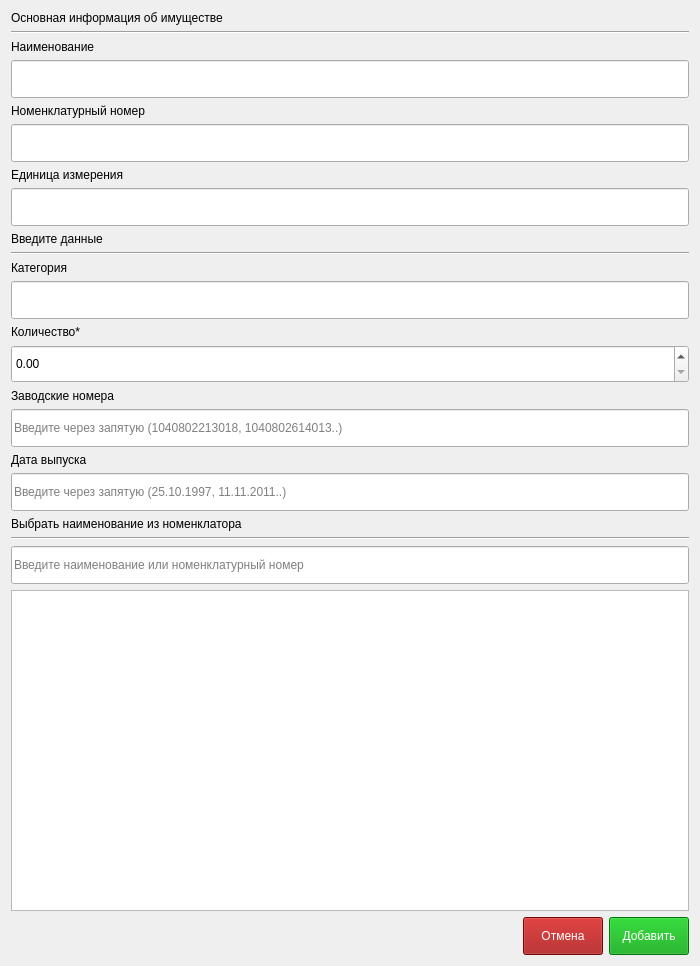
<?xml version="1.0" encoding="UTF-8"?>
<ui version="4.0">
 <class>addItemBN</class>
 <widget class="QWidget" name="addItemBN">
  <property name="geometry">
   <rect>
    <x>0</x>
    <y>0</y>
    <width>700</width>
    <height>966</height>
   </rect>
  </property>
  <property name="windowTitle">
   <string>Form</string>
  </property>
  <layout class="QVBoxLayout" name="verticalLayout_20">
   <item>
    <layout class="QVBoxLayout" name="verticalLayout_12">
     <item>
      <widget class="QLabel" name="label_12">
       <property name="text">
        <string>Основная информация об имуществе</string>
       </property>
      </widget>
     </item>
     <item>
      <widget class="Line" name="line_3">
       <property name="orientation">
        <enum>Qt::Horizontal</enum>
       </property>
      </widget>
     </item>
    </layout>
   </item>
   <item>
    <layout class="QVBoxLayout" name="verticalLayout_16">
     <item>
      <widget class="QLabel" name="label_16">
       <property name="text">
        <string>Наименование</string>
       </property>
      </widget>
     </item>
     <item>
      <widget class="QLineEdit" name="lineEditName_2">
       <property name="minimumSize">
        <size>
         <width>0</width>
         <height>38</height>
        </size>
       </property>
       <property name="text">
        <string/>
       </property>
       <property name="readOnly">
        <bool>false</bool>
       </property>
      </widget>
     </item>
    </layout>
   </item>
   <item>
    <layout class="QVBoxLayout" name="verticalLayout_17">
     <item>
      <widget class="QLabel" name="label_17">
       <property name="text">
        <string>Номенклатурный номер</string>
       </property>
      </widget>
     </item>
     <item>
      <widget class="QLineEdit" name="lineEditNomNumb_2">
       <property name="minimumSize">
        <size>
         <width>0</width>
         <height>38</height>
        </size>
       </property>
       <property name="text">
        <string/>
       </property>
       <property name="readOnly">
        <bool>false</bool>
       </property>
      </widget>
     </item>
    </layout>
   </item>
   <item>
    <layout class="QVBoxLayout" name="verticalLayout_14">
     <item>
      <widget class="QLabel" name="label_14">
       <property name="text">
        <string>Единица измерения</string>
       </property>
      </widget>
     </item>
     <item>
      <widget class="QLineEdit" name="lineEditMeasure_2">
       <property name="minimumSize">
        <size>
         <width>0</width>
         <height>38</height>
        </size>
       </property>
       <property name="readOnly">
        <bool>false</bool>
       </property>
      </widget>
     </item>
    </layout>
   </item>
   <item>
    <layout class="QVBoxLayout" name="verticalLayout_15">
     <item>
      <widget class="QLabel" name="label_15">
       <property name="text">
        <string>Введите данные</string>
       </property>
      </widget>
     </item>
     <item>
      <widget class="Line" name="line_4">
       <property name="orientation">
        <enum>Qt::Horizontal</enum>
       </property>
      </widget>
     </item>
    </layout>
   </item>
   <item>
    <layout class="QVBoxLayout" name="verticalLayout_13">
     <item>
      <widget class="QLabel" name="label_13">
       <property name="text">
        <string>Категория</string>
       </property>
      </widget>
     </item>
     <item>
      <widget class="QLineEdit" name="lineEditCategory_2">
       <property name="minimumSize">
        <size>
         <width>0</width>
         <height>38</height>
        </size>
       </property>
       <property name="text">
        <string/>
       </property>
       <property name="readOnly">
        <bool>false</bool>
       </property>
      </widget>
     </item>
    </layout>
   </item>
   <item>
    <layout class="QVBoxLayout" name="verticalLayout_18">
     <item>
      <widget class="QLabel" name="label_18">
       <property name="text">
        <string>Количество*</string>
       </property>
      </widget>
     </item>
     <item>
      <widget class="QDoubleSpinBox" name="SpinBoxCount_2">
       <property name="minimumSize">
        <size>
         <width>0</width>
         <height>38</height>
        </size>
       </property>
       <property name="specialValueText">
        <string/>
       </property>
       <property name="suffix">
        <string/>
       </property>
       <property name="maximum">
        <double>9999999.990000000223517</double>
       </property>
       <property name="stepType">
        <enum>QAbstractSpinBox::DefaultStepType</enum>
       </property>
      </widget>
     </item>
    </layout>
   </item>
   <item>
    <layout class="QVBoxLayout" name="verticalLayout_11">
     <item>
      <widget class="QLabel" name="label_11">
       <property name="text">
        <string>Заводские номера</string>
       </property>
      </widget>
     </item>
     <item>
      <widget class="QLineEdit" name="serialNumb_2">
       <property name="minimumSize">
        <size>
         <width>0</width>
         <height>38</height>
        </size>
       </property>
       <property name="text">
        <string/>
       </property>
       <property name="placeholderText">
        <string>Введите через запятую (1040802213018, 1040802614013..)</string>
       </property>
      </widget>
     </item>
    </layout>
   </item>
   <item>
    <layout class="QVBoxLayout" name="verticalLayout_9">
     <item>
      <widget class="QLabel" name="label_10">
       <property name="text">
        <string>Дата выпуска</string>
       </property>
      </widget>
     </item>
     <item>
      <widget class="QLineEdit" name="date_2">
       <property name="minimumSize">
        <size>
         <width>0</width>
         <height>38</height>
        </size>
       </property>
       <property name="placeholderText">
        <string>Введите через запятую (25.10.1997, 11.11.2011..)</string>
       </property>
      </widget>
     </item>
    </layout>
   </item>
   <item>
    <layout class="QVBoxLayout" name="verticalLayout_19">
     <item>
      <widget class="QLabel" name="label_19">
       <property name="text">
        <string>Выбрать наименование из номенклатора</string>
       </property>
      </widget>
     </item>
     <item>
      <widget class="Line" name="line_5">
       <property name="orientation">
        <enum>Qt::Horizontal</enum>
       </property>
      </widget>
     </item>
     <item>
      <widget class="QLineEdit" name="lineEditFind">
       <property name="minimumSize">
        <size>
         <width>0</width>
         <height>38</height>
        </size>
       </property>
       <property name="placeholderText">
        <string>Введите наименование или номенклатурный номер</string>
       </property>
      </widget>
     </item>
    </layout>
   </item>
   <item>
    <widget class="QTableView" name="tableViewNomklVDO"/>
   </item>
   <item>
    <layout class="QHBoxLayout" name="horizontalLayout_2">
     <item>
      <spacer name="horizontalSpacer_2">
       <property name="orientation">
        <enum>Qt::Horizontal</enum>
       </property>
       <property name="sizeHint" stdset="0">
        <size>
         <width>40</width>
         <height>20</height>
        </size>
       </property>
      </spacer>
     </item>
     <item>
      <widget class="QPushButton" name="pushButtonCancel_2">
       <property name="minimumSize">
        <size>
         <width>0</width>
         <height>38</height>
        </size>
       </property>
       <property name="styleSheet">
        <string notr="true">background-color: rgb(160, 10, 10);
color: rgb(255, 255, 255);</string>
       </property>
       <property name="text">
        <string>Отмена</string>
       </property>
      </widget>
     </item>
     <item>
      <widget class="QPushButton" name="pushButtonAdd_2">
       <property name="minimumSize">
        <size>
         <width>0</width>
         <height>38</height>
        </size>
       </property>
       <property name="styleSheet">
        <string notr="true">background-color: rgb(0, 160,10);
color: rgb(255, 255, 255);</string>
       </property>
       <property name="text">
        <string>Добавить</string>
       </property>
      </widget>
     </item>
    </layout>
   </item>
  </layout>
 </widget>
 <resources/>
 <connections/>
</ui>
